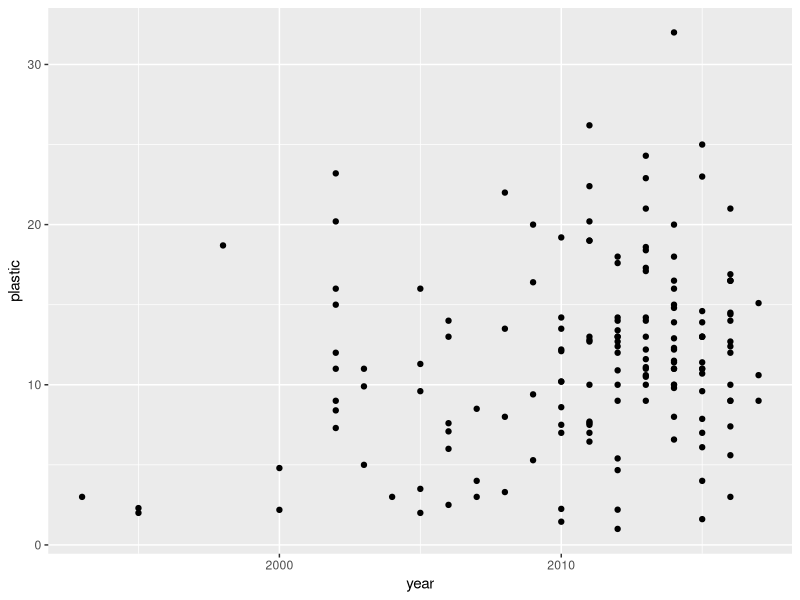
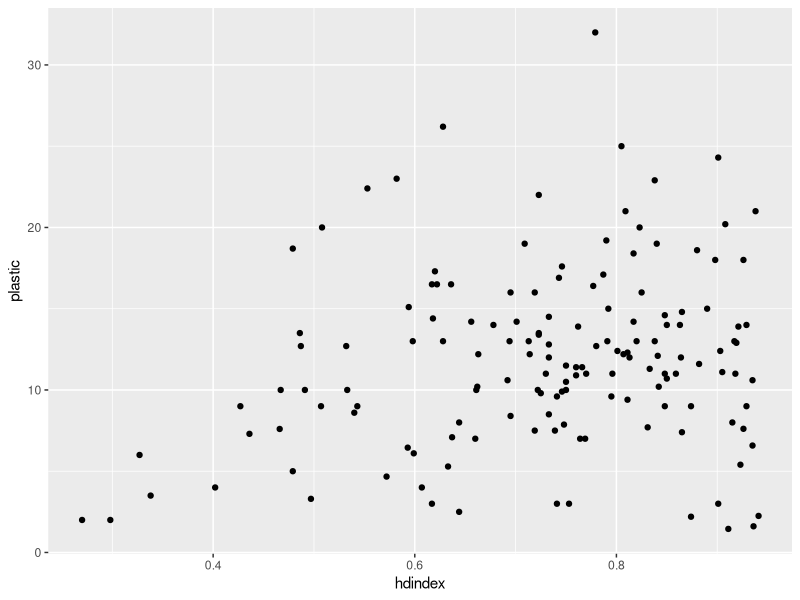
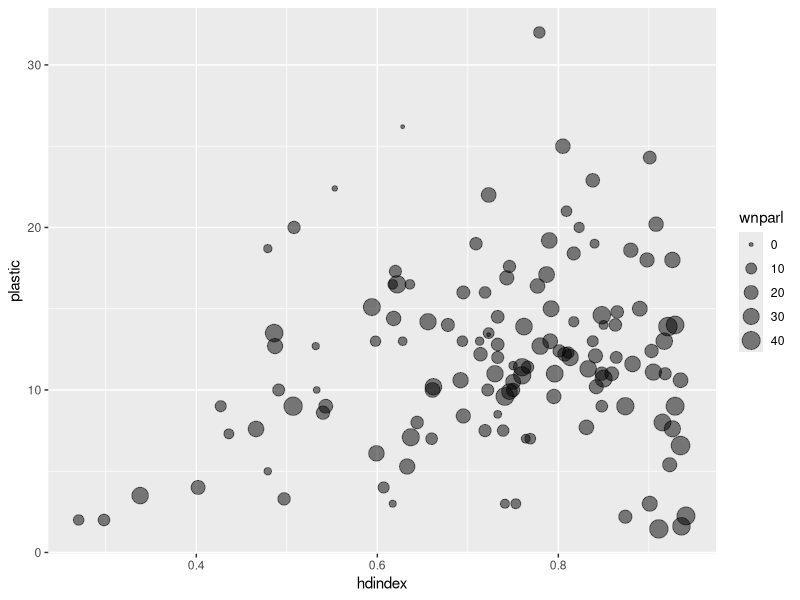
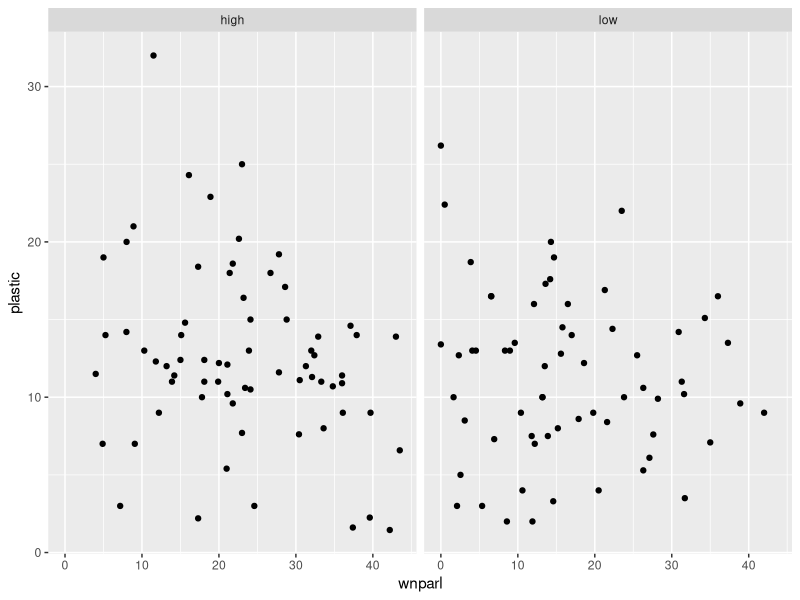
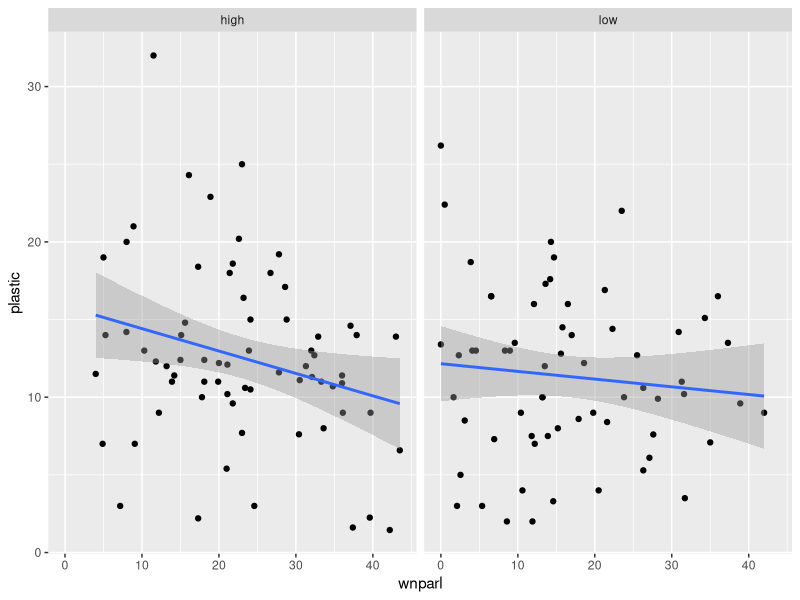

Here is the R script that generated these plots, in order:
## ---- chunk 1
#| echo: true

setwd("~/Dropbox/Github/sdg")
## ---- chunk 2
#| echo: true 

plastic = read.csv("data/compt_plastic_wst.csv")
head(plastic)
## ---- chunk 3
#| echo: true
library(tidyr)
temp = gather(plastic, key = "year", value = "plastic", X1993:X2017)
head(temp)
## ---- chunk 4
#| echo: true
library(stringr)
temp$year = str_remove(temp$year, "^X")
head(temp)
## ---- chunk 5
#| echo: true
temp$year = as.numeric(temp$year) 
plastic <- temp 
## ---- chunk 6
#| echo: true 
library(ggplot2)
ggplot(plastic, aes(x = year, y = plastic)) + 
  geom_point()
## ---- chunk 7
#| echo: true
hdi = read.csv("data/hdi_human_development_index.csv") 
head(hdi)
## ---- chunk 8
#| echo: true 
temp = gather(hdi, key = "year", value = "hdindex", X1990:X2021)
temp$year = str_remove(temp$year, "^X")
temp$year = as.numeric(temp$year) 
hdi <- temp 
## ---- chunk 9
#| echo: true 
library(dplyr)
plastic_hdi = plastic %>%
  inner_join(hdi, by = c("country", "year")) 
head(plastic_hdi)
## ---- chunk 10
#| echo: true
ph = plastic_hdi[complete.cases(plastic_hdi),]
head(ph)
## ---- chunk 11
#| echo: true
ggplot(ph, aes(x = hdindex, y=plastic)) + 
  geom_point()
## ---- chunk 12
#| echo: true
wn = read.csv("data/wn_bothhouses_c.csv")
temp = gather(wn, key = "year", value = "wnparl", X1945:X2021)
temp$year = str_remove(temp$year, "^X")
temp$year = as.numeric(temp$year) 
phw = ph %>%
  inner_join(temp, by = c("country", "year"))
phw = phw[complete.cases(phw),]
## ---- chunk 13
#| echo: true 
# hindex와 plastic 관계에 대한 산점도에서 여성 국회의원 비율을 점의 크기로 표현    
ggplot(phw, aes(x = hdindex, y=plastic, size = wnparl)) + 
  geom_point(alpha = 0.5) + 
  scale_size_continuous() 
## ---- chunk 14
#| echo: true 
phwg = phw %>%
  mutate(hdi_gr = ifelse(hdindex < median(hdindex), "low", "high"))
head(phwg)
## ---- chunk 15
#| echo: true 
ggplot(phwg, aes(x = wnparl, y=plastic)) + 
  geom_point() + 
  facet_wrap(~ hdi_gr)
## ---- chunk 16
#| echo: true
cor.test(phwg$plastic, phwg$wnparl)
## ---- chunk 17
#| echo: true
phwg_lo = phwg %>% filter(hdi_gr == "low")  
cor.test(phwg_lo$plastic, phwg_lo$wnparl)
## ---- chunk 18
#| echo: true
phwg_hi = phwg %>% filter(hdi_gr == "high")  
cor.test(phwg_hi$plastic, phwg_hi$wnparl)
## ---- chunk 19
#| echo: true 
lm_all = lm(plastic ~ wnparl, data = phwg)
summary(lm_all)
## ---- chunk 20
#| echo: true 
lm_lo = lm(plastic ~ wnparl, data = phwg_lo)
summary(lm_lo)
## ---- chunk 21
#| echo: true 
lm_hi = lm(plastic ~ wnparl, data = phwg_hi)
summary(lm_hi)
## ---- chunk 22
#| echo: false
#| code-fold: true 
# 단순 선형 회귀식 
ggplot(phwg, aes(x = wnparl, y=plastic)) + 
  geom_point() + 
  geom_smooth(method = "lm") + 
  facet_wrap(~ hdi_gr)
